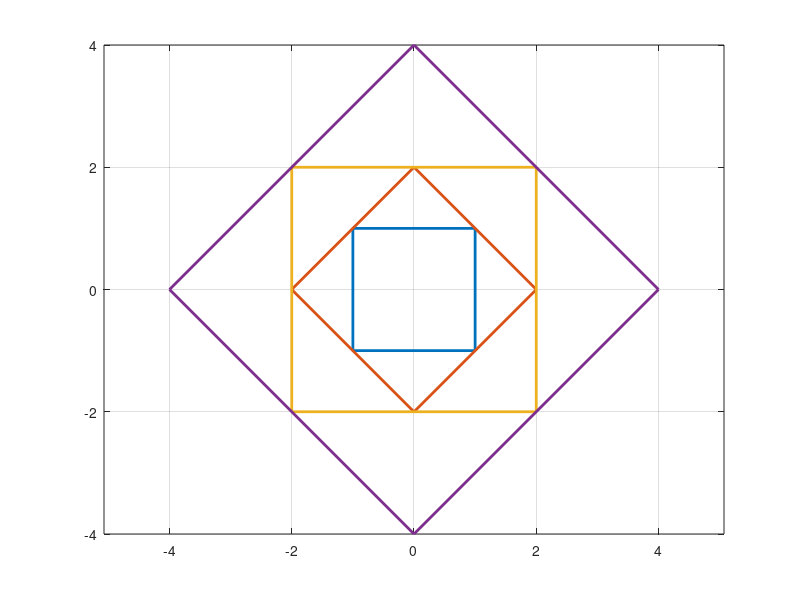

Recreate this plot in MATLAB.
%% 2021 경진대회 연습문제
%1번 흑백 타일 만들기
W = 200;
G = 150*ones(W,'uint8');
[X,Y] = meshgrid(1:W);

G(X+Y<=201) = 50;
G(X+Y>=202) = 255;
G_left_up = G

G(X+Y<=201) = 100;
G(X+Y>=202) = 255;
G_right_up = fliplr(G)


G(X+Y<=201) = 200;
G(X+Y>=202) = 255;
G_left_down = flipud(G)


G(X+Y<=201) = 150;
G(X+Y>=202) = 255;
G_right_down = flipud(fliplr(G))


G=[G_left_up G_right_up; G_left_down G_right_down]

imshow(G);

%% 2번 정사각형 네 개 그리기

close all;
x = [-1 1 1 -1 -1];
y = [-1 -1 1 1 -1];

plot(x,y,'LineWidth',2)
hold on
t=(1/4)*pi;
c = cos(t); s = sin(t);
R = [c -s ; 
     s c ];
p = [x;y]
p = sqrt(2).*R*[p(1,:);p(2,:)];
plot(p(1,:),p(2,:),'LineWidth',2)
p = sqrt(2).*R*[p(1,:);p(2,:)];
plot(p(1,:),p(2,:),'LineWidth',2)
p = sqrt(2).*R*[p(1,:);p(2,:)];
plot(p(1,:),p(2,:),'LineWidth',2)
grid on
axis equal
hold off

%% 3번 행렬에서 숫자 사이의 거리

function d = manhattan( M, a, b )
    % 아래 코드를 수정하여 문제를 해결하시오.
[x,y,z] = size(M)
for i = 1 : z
    if length(find(M(:,:,i)==a)) == 1 
        [m1,n1] = find(M(:,:,i)==a)
        i1 = i
        break
    end
end
for i = 1 : z
    if length(find(M(:,:,i)==b)) == 1 
        [m2,n2] = find(M(:,:,i)==b)
        i2 = i
        break
    end
end

d=abs(m1-m2)+abs(n1-n2)+abs(i1-i2)
end















